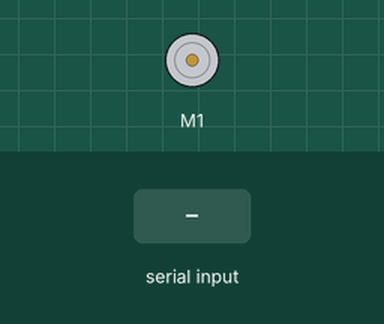
Bench run of a sketch on a simulated Arduino Uno, built with avr-gcc and run on an emulated ATmega328P. On the bench: DC motor (green arrow = forward, orange = backward, longer = faster). The test bench sets the inputs (shaded band). What the sketch prints to the serial monitor is not drawn.

Above: at 1.2 s.
1.3 s: "b90\n" received over the second serial link
At 1.8 s:
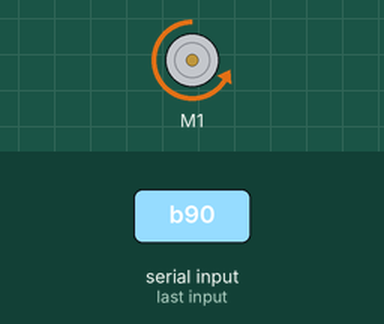
Timing chart, 0 to 4.3 s (numbered marks = the images above; inputs shaded):
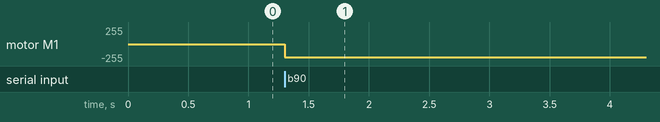

The sketch:

uno1.ino
```cpp
#include <SoftwareSerial.h>
//Привет!
//SoftwareSerial mySerial(2, 3); // RX, TX
SoftwareSerial mySerial(A0,A1); // RX, TX

#include <AFMotor.h>      // Подключаем библиотеку AFMotor
AF_DCMotor motor(1);      // Указываем какому порту подключен двигатель (1 - 4)

void setup() {
  // put your setup code here, to run once:
  Serial.begin(9600);
  mySerial.begin(9600);
  motor.setSpeed(200);    // Начальная скорость вращения
  motor.run(RELEASE);     // Останавливаем двигатель
}
void loop() {
  int val;
  char key;
  if (mySerial.available()>1) {
    key = mySerial.read();
    val = mySerial.parseInt();
    switch (key) {
      case 'b': // Вращение назад
      motor.run(BACKWARD);
      break;

      case 'f': // Вращение вперед
      motor.run(FORWARD);     // Вращение двигателя вперед
      break;

      case 's': // Установка скорости вращения
      motor.setSpeed(val);    // Отправка скорости
      break;

      case 'r': // Стоп
      motor.run(RELEASE);     // Останавливаем двигатель
      break;

    }
    Serial.println("Message Received: ");
    Serial.println("key="+key);
    Serial.println("val="+String(val, DEC));
    delay(10);
  }

}
```

Measured:
- after the input at 1.3 s, motor M1: stopped → backward 200/255 at once
